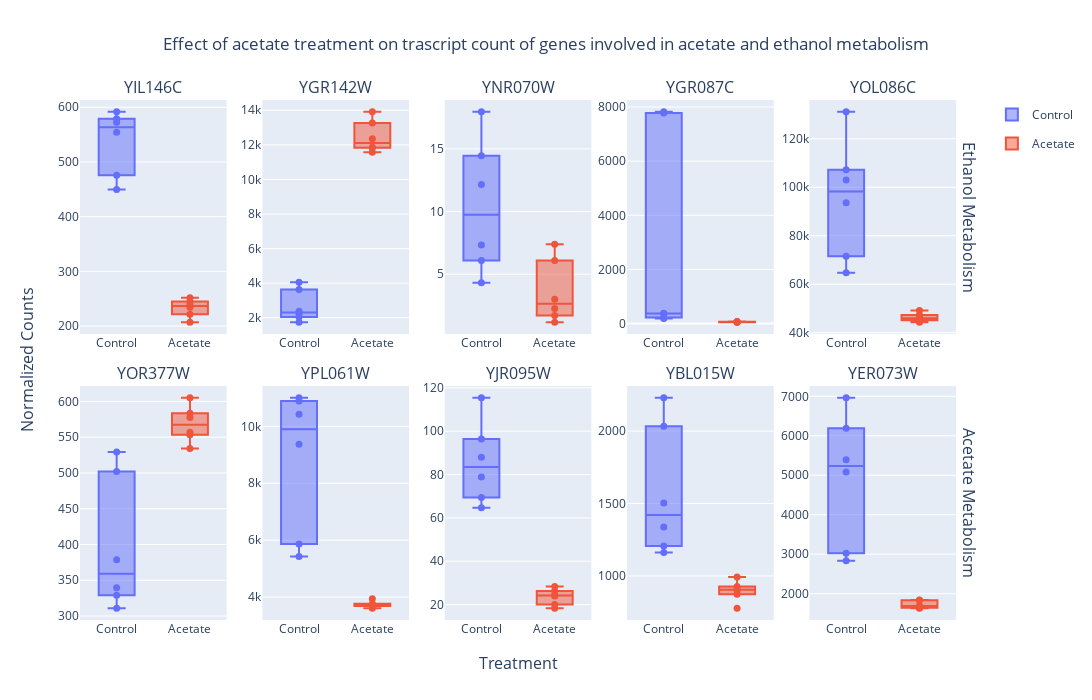

The code cell stored with this chart in its notebook:
### Code cell
from plotly.subplots import make_subplots
import plotly.express as px

fig = make_subplots(rows=2, cols=len(related_to_acetate),x_title="Treatment",y_title="Normalized Counts",subplot_titles=related_to_ethanol+related_to_acetate,vertical_spacing=0.1,
                    specs=[[ {"type": "box"}]*5]*2,row_titles=["Ethanol Metabolism","Acetate Metabolism"])

for i in range(2):
    
    for ind,j in enumerate(related_to_ethanol):
        if i==0:

            fig.add_trace(go.Box(
            y=counts.loc[related_to_ethanol[ind],controls].to_numpy()
            ,name="Control",legendgroup='Control',marker_color= px.colors.qualitative.Plotly[0],boxpoints='all',jitter=0,marker_size=7,pointpos=0,showlegend=True if ind==0 else False)
             ,row=i+1,col=ind+1,
                
            )
            fig.add_trace(go.Box(
            y=counts.loc[related_to_ethanol[ind],acetate].to_numpy()
            ,name="Acetate",legendgroup='Acetate',marker_color= px.colors.qualitative.Plotly[1],boxpoints='all',jitter=0,marker_size=7,pointpos=0,showlegend=True if ind==0 else False)
             ,row=i+1,col=ind+1
                
            )

            

        else:
            fig.add_trace(go.Box(
            y=counts.loc[related_to_acetate[ind],controls].to_numpy()
            ,name="Control",legendgroup='Control',marker_color= px.colors.qualitative.Plotly[0],boxpoints='all',jitter=0,marker_size=7,pointpos=0,showlegend=False)
             ,row=i+1,col=ind+1,
                
            )
            fig.add_trace(go.Box(
            y=counts.loc[related_to_acetate[ind],acetate].to_numpy()
            ,name="Acetate",legendgroup='Acetate',marker_color= px.colors.qualitative.Plotly[1],boxpoints='all',jitter=0,marker_size=7,pointpos=0,showlegend=False)
             ,row=i+1,col=ind+1,
                
            )
            

fig.update_layout(width=1500,height=700,title={"text":"Effect of acetate treatment on trascript count of genes involved in acetate and ethanol metabolism",'x':0.5})

### Figure 1 — Plotly figure (JSON) as saved in the notebook; plotly's stock layout.template omitted (floating-point values rounded to 4 significant figures)
{"data": [{"boxpoints": "all", "jitter": 0, "legendgroup": "Control", "marker": {"color": "#636EFA", "size": 7}, "name": "Control", "pointpos": 0, "showlegend": true, "type": "box", "xaxis": "x", "y": [591.9, 554.2, 579.0, 572.5, 475.9, 449.7], "yaxis": "y"}, {"boxpoints": "all", "jitter": 0, "legendgroup": "Acetate", "marker": {"color": "#EF553B", "size": 7}, "name": "Acetate", "pointpos": 0, "showlegend": true, "type": "box", "xaxis": "x", "y": [245.0, 207.0, 251.7, 234.3, 221.6, 239.6], "yaxis": "y"}, {"boxpoints": "all", "jitter": 0, "legendgroup": "Control", "marker": {"color": "#636EFA", "size": 7}, "name": "Control", "pointpos": 0, "showlegend": false, "type": "box", "xaxis": "x2", "y": [1736.0, 2045.0, 4059.0, 3635.0, 2221.0, 2381.0], "yaxis": "y2"}, {"boxpoints": "all", "jitter": 0, "legendgroup": "Acetate", "marker": {"color": "#EF553B", "size": 7}, "name": "Acetate", "pointpos": 0, "showlegend": false, "type": "box", "xaxis": "x2", "y": [11830.0, 11860.0, 12360.0, 11570.0, 13270.0, 13920.0], "yaxis": "y2"}, {"boxpoints": "all", "jitter": 0, "legendgroup": "Control", "marker": {"color": "#636EFA", "size": 7}, "name": "Control", "pointpos": 0, "showlegend": false, "type": "box", "xaxis": "x3", "y": [14.46, 17.97, 4.313, 6.09, 7.336, 12.15], "yaxis": "y3"}, {"boxpoints": "all", "jitter": 0, "legendgroup": "Acetate", "marker": {"color": "#EF553B", "size": 7}, "name": "Acetate", "pointpos": 0, "showlegend": false, "type": "box", "xaxis": "x3", "y": [2.268, 1.163, 1.712, 7.388, 6.1, 3.005], "yaxis": "y3"}, {"boxpoints": "all", "jitter": 0, "legendgroup": "Control", "marker": {"color": "#636EFA", "size": 7}, "name": "Control", "pointpos": 0, "showlegend": false, "type": "box", "xaxis": "x4", "y": [7826.0, 7776.0, 368.7, 384.9, 228.3, 191.4], "yaxis": "y4"}, {"boxpoints": "all", "jitter": 0, "legendgroup": "Acetate", "marker": {"color": "#EF553B", "size": 7}, "name": "Acetate", "pointpos": 0, "showlegend": false, "type": "box", "xaxis": "x4", "y": [75.99, 59.3, 48.79, 54.88, 70.15, 72.87], "yaxis": "y4"}, {"boxpoints": "all", "jitter": 0, "legendgroup": "Control", "marker": {"color": "#636EFA", "size": 7}, "name": "Control", "pointpos": 0, "showlegend": false, "type": "box", "xaxis": "x5", "y": [64700.0, 71510.0, 93600.0, 102900.0, 131200.0, 107200.0], "yaxis": "y5"}, {"boxpoints": "all", "jitter": 0, "legendgroup": "Acetate", "marker": {"color": "#EF553B", "size": 7}, "name": "Acetate", "pointpos": 0, "showlegend": false, "type": "box", "xaxis": "x5", "y": [49110.0, 45120.0, 44270.0, 45330.0, 46610.0, 47240.0], "yaxis": "y5"}, {"boxpoints": "all", "jitter": 0, "legendgroup": "Control", "marker": {"color": "#636EFA", "size": 7}, "name": "Control", "pointpos": 0, "showlegend": false, "type": "box", "xaxis": "x6", "y": [529.2, 502.1, 339.6, 378.8, 310.8, 329.1], "yaxis": "y6"}, {"boxpoints": "all", "jitter": 0, "legendgroup": "Acetate", "marker": {"color": "#EF553B", "size": 7}, "name": "Acetate", "pointpos": 0, "showlegend": false, "type": "box", "xaxis": "x6", "y": [553.5, 556.9, 605.2, 534.0, 583.5, 577.7], "yaxis": "y6"}, {"boxpoints": "all", "jitter": 0, "legendgroup": "Control", "marker": {"color": "#636EFA", "size": 7}, "name": "Control", "pointpos": 0, "showlegend": false, "type": "box", "xaxis": "x7", "y": [5865.0, 5427.0, 9370.0, 11010.0, 10890.0, 10420.0], "yaxis": "y7"}, {"boxpoints": "all", "jitter": 0, "legendgroup": "Acetate", "marker": {"color": "#EF553B", "size": 7}, "name": "Acetate", "pointpos": 0, "showlegend": false, "type": "box", "xaxis": "x7", "y": [3691.0, 3766.0, 3711.0, 3605.0, 3743.0, 3939.0], "yaxis": "y7"}, {"boxpoints": "all", "jitter": 0, "legendgroup": "Control", "marker": {"color": "#636EFA", "size": 7}, "name": "Control", "pointpos": 0, "showlegend": false, "type": "box", "xaxis": "x8", "y": [96.4, 88.03, 64.69, 69.43, 78.86, 115.5], "yaxis": "y8"}, {"boxpoints": "all", "jitter": 0, "legendgroup": "Acetate", "marker": {"color": "#EF553B", "size": 7}, "name": "Acetate", "pointpos": 0, "showlegend": false, "type": "box", "xaxis": "x8", "y": [28.35, 24.42, 23.97, 20.05, 18.3, 26.29], "yaxis": "y8"}, {"boxpoints": "all", "jitter": 0, "legendgroup": "Control", "marker": {"color": "#636EFA", "size": 7}, "name": "Control", "pointpos": 0, "showlegend": false, "type": "box", "xaxis": "x9", "y": [1207.0, 1162.0, 1338.0, 1503.0, 2231.0, 2034.0], "yaxis": "y9"}, {"boxpoints": "all", "jitter": 0, "legendgroup": "Acetate", "marker": {"color": "#EF553B", "size": 7}, "name": "Acetate", "pointpos": 0, "showlegend": false, "type": "box", "xaxis": "x9", "y": [874.4, 776.7, 909.0, 900.3, 927.2, 992.3], "yaxis": "y9"}, {"boxpoints": "all", "jitter": 0, "legendgroup": "Control", "marker": {"color": "#636EFA", "size": 7}, "name": "Control", "pointpos": 0, "showlegend": false, "type": "box", "xaxis": "x10", "y": [2835.0, 3025.0, 6193.0, 6965.0, 5390.0, 5083.0], "yaxis": "y10"}, {"boxpoints": "all", "jitter": 0, "legendgroup": "Acetate", "marker": {"color": "#EF553B", "size": 7}, "name": "Acetate", "pointpos": 0, "showlegend": false, "type": "box", "xaxis": "x10", "y": [1640.0, 1680.0, 1839.0, 1835.0, 1629.0, 1690.0], "yaxis": "y10"}], "layout": {"annotations": [{"font": {"size": 16}, "showarrow": false, "text": "YIL146C", "x": 0.082, "xanchor": "center", "xref": "paper", "y": 1, "yanchor": "bottom", "yref": "paper"}, {"font": {"size": 16}, "showarrow": false, "text": "YGR142W", "x": 0.286, "xanchor": "center", "xref": "paper", "y": 1, "yanchor": "bottom", "yref": "paper"}, {"font": {"size": 16}, "showarrow": false, "text": "YNR070W", "x": 0.49, "xanchor": "center", "xref": "paper", "y": 1, "yanchor": "bottom", "yref": "paper"}, {"font": {"size": 16}, "showarrow": false, "text": "YGR087C", "x": 0.694, "xanchor": "center", "xref": "paper", "y": 1, "yanchor": "bottom", "yref": "paper"}, {"font": {"size": 16}, "showarrow": false, "text": "YOL086C", "x": 0.898, "xanchor": "center", "xref": "paper", "y": 1, "yanchor": "bottom", "yref": "paper"}, {"font": {"size": 16}, "showarrow": false, "text": "YOR377W", "x": 0.082, "xanchor": "center", "xref": "paper", "y": 0.45, "yanchor": "bottom", "yref": "paper"}, {"font": {"size": 16}, "showarrow": false, "text": "YPL061W", "x": 0.286, "xanchor": "center", "xref": "paper", "y": 0.45, "yanchor": "bottom", "yref": "paper"}, {"font": {"size": 16}, "showarrow": false, "text": "YJR095W", "x": 0.49, "xanchor": "center", "xref": "paper", "y": 0.45, "yanchor": "bottom", "yref": "paper"}, {"font": {"size": 16}, "showarrow": false, "text": "YBL015W", "x": 0.694, "xanchor": "center", "xref": "paper", "y": 0.45, "yanchor": "bottom", "yref": "paper"}, {"font": {"size": 16}, "showarrow": false, "text": "YER073W", "x": 0.898, "xanchor": "center", "xref": "paper", "y": 0.45, "yanchor": "bottom", "yref": "paper"}, {"font": {"size": 16}, "showarrow": false, "text": "Ethanol Metabolism", "textangle": 90, "x": 0.98, "xanchor": "left", "xref": "paper", "y": 0.775, "yanchor": "middle", "yref": "paper"}, {"font": {"size": 16}, "showarrow": false, "text": "Acetate Metabolism", "textangle": 90, "x": 0.98, "xanchor": "left", "xref": "paper", "y": 0.225, "yanchor": "middle", "yref": "paper"}, {"font": {"size": 16}, "showarrow": false, "text": "Treatment", "x": 0.49, "xanchor": "center", "xref": "paper", "y": 0, "yanchor": "top", "yref": "paper", "yshift": -30}, {"font": {"size": 16}, "showarrow": false, "text": "Normalized Counts", "textangle": -90, "x": 0, "xanchor": "right", "xref": "paper", "xshift": -40, "y": 0.5, "yanchor": "middle", "yref": "paper"}], "height": 700, "title": {"text": "Effect of acetate treatment on trascript count of genes involved in acetate and ethanol metabolism", "x": 0.5}, "width": 1500, "xaxis": {"anchor": "y", "domain": [0, 0.164]}, "xaxis10": {"anchor": "y10", "domain": [0.816, 0.98]}, "xaxis2": {"anchor": "y2", "domain": [0.204, 0.368]}, "xaxis3": {"anchor": "y3", "domain": [0.408, 0.572]}, "xaxis4": {"anchor": "y4", "domain": [0.612, 0.776]}, "xaxis5": {"anchor": "y5", "domain": [0.816, 0.98]}, "xaxis6": {"anchor": "y6", "domain": [0, 0.164]}, "xaxis7": {"anchor": "y7", "domain": [0.204, 0.368]}, "xaxis8": {"anchor": "y8", "domain": [0.408, 0.572]}, "xaxis9": {"anchor": "y9", "domain": [0.612, 0.776]}, "yaxis": {"anchor": "x", "domain": [0.55, 1]}, "yaxis10": {"anchor": "x10", "domain": [0, 0.45]}, "yaxis2": {"anchor": "x2", "domain": [0.55, 1]}, "yaxis3": {"anchor": "x3", "domain": [0.55, 1]}, "yaxis4": {"anchor": "x4", "domain": [0.55, 1]}, "yaxis5": {"anchor": "x5", "domain": [0.55, 1]}, "yaxis6": {"anchor": "x6", "domain": [0, 0.45]}, "yaxis7": {"anchor": "x7", "domain": [0, 0.45]}, "yaxis8": {"anchor": "x8", "domain": [0, 0.45]}, "yaxis9": {"anchor": "x9", "domain": [0, 0.45]}}}
